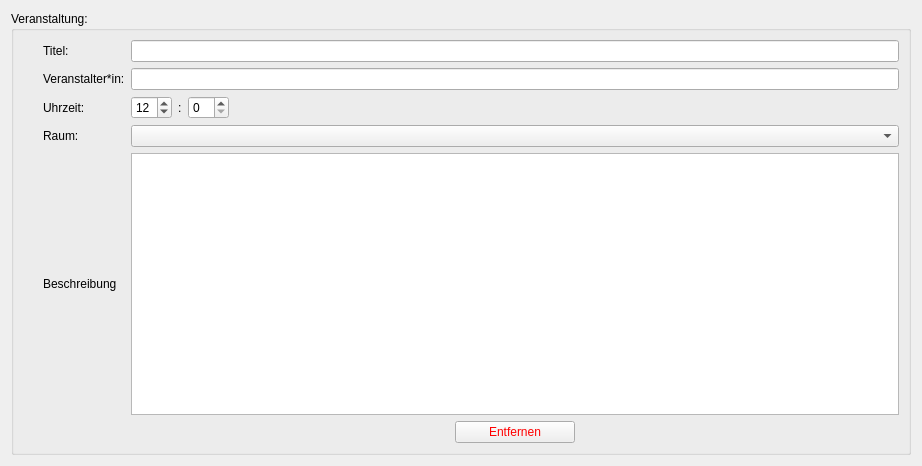
<?xml version="1.0" encoding="UTF-8"?>
<ui version="4.0">
 <class>Form</class>
 <widget class="QWidget" name="Form">
  <property name="geometry">
   <rect>
    <x>0</x>
    <y>0</y>
    <width>922</width>
    <height>466</height>
   </rect>
  </property>
  <property name="sizePolicy">
   <sizepolicy hsizetype="Minimum" vsizetype="Preferred">
    <horstretch>0</horstretch>
    <verstretch>0</verstretch>
   </sizepolicy>
  </property>
  <property name="windowTitle">
   <string>Form</string>
  </property>
  <layout class="QGridLayout" name="gridLayout">
   <item row="0" column="0">
    <widget class="QGroupBox" name="gb_root">
     <property name="title">
      <string>Veranstaltung:</string>
     </property>
     <layout class="QGridLayout" name="gridLayout_2">
      <item row="0" column="2">
       <widget class="QLineEdit" name="le_title"/>
      </item>
      <item row="1" column="2">
       <widget class="QLineEdit" name="le_host"/>
      </item>
      <item row="3" column="2">
       <widget class="AdvancedQComboBox" name="cb_location">
        <property name="focusPolicy">
         <enum>Qt::FocusPolicy::StrongFocus</enum>
        </property>
        <property name="editable">
         <bool>false</bool>
        </property>
       </widget>
      </item>
      <item row="4" column="2">
       <widget class="QTextEdit" name="te_description">
        <property name="minimumSize">
         <size>
          <width>0</width>
          <height>200</height>
         </size>
        </property>
       </widget>
      </item>
      <item row="5" column="2">
       <layout class="QHBoxLayout" name="horizontalLayout_2">
        <item>
         <widget class="QPushButton" name="btn_remove">
          <property name="enabled">
           <bool>true</bool>
          </property>
          <property name="sizePolicy">
           <sizepolicy hsizetype="Preferred" vsizetype="Fixed">
            <horstretch>1</horstretch>
            <verstretch>0</verstretch>
           </sizepolicy>
          </property>
          <property name="maximumSize">
           <size>
            <width>120</width>
            <height>16777215</height>
           </size>
          </property>
          <property name="font">
           <font>
            <bold>false</bold>
            <kerning>true</kerning>
           </font>
          </property>
          <property name="styleSheet">
           <string notr="true">color: rgb(255, 0, 0);</string>
          </property>
          <property name="text">
           <string>Entfernen</string>
          </property>
         </widget>
        </item>
       </layout>
      </item>
      <item row="0" column="0">
       <layout class="QHBoxLayout" name="horizontalLayout_3">
        <item>
         <spacer name="horizontalSpacer">
          <property name="orientation">
           <enum>Qt::Orientation::Horizontal</enum>
          </property>
          <property name="sizeType">
           <enum>QSizePolicy::Policy::Preferred</enum>
          </property>
          <property name="sizeHint" stdset="0">
           <size>
            <width>20</width>
            <height>20</height>
           </size>
          </property>
         </spacer>
        </item>
        <item>
         <widget class="QLabel" name="label">
          <property name="text">
           <string>Titel:</string>
          </property>
         </widget>
        </item>
       </layout>
      </item>
      <item row="1" column="0">
       <layout class="QHBoxLayout" name="horizontalLayout_4">
        <item>
         <spacer name="horizontalSpacer_3">
          <property name="orientation">
           <enum>Qt::Orientation::Horizontal</enum>
          </property>
          <property name="sizeType">
           <enum>QSizePolicy::Policy::Preferred</enum>
          </property>
          <property name="sizeHint" stdset="0">
           <size>
            <width>20</width>
            <height>20</height>
           </size>
          </property>
         </spacer>
        </item>
        <item>
         <widget class="QLabel" name="label_3">
          <property name="text">
           <string>Veranstalter*in:</string>
          </property>
         </widget>
        </item>
       </layout>
      </item>
      <item row="2" column="0">
       <layout class="QHBoxLayout" name="horizontalLayout_5">
        <item>
         <spacer name="horizontalSpacer_4">
          <property name="orientation">
           <enum>Qt::Orientation::Horizontal</enum>
          </property>
          <property name="sizeType">
           <enum>QSizePolicy::Policy::Preferred</enum>
          </property>
          <property name="sizeHint" stdset="0">
           <size>
            <width>20</width>
            <height>20</height>
           </size>
          </property>
         </spacer>
        </item>
        <item>
         <widget class="QLabel" name="label_4">
          <property name="text">
           <string>Uhrzeit:</string>
          </property>
         </widget>
        </item>
       </layout>
      </item>
      <item row="3" column="0">
       <layout class="QHBoxLayout" name="horizontalLayout_6">
        <item>
         <spacer name="horizontalSpacer_5">
          <property name="orientation">
           <enum>Qt::Orientation::Horizontal</enum>
          </property>
          <property name="sizeType">
           <enum>QSizePolicy::Policy::Preferred</enum>
          </property>
          <property name="sizeHint" stdset="0">
           <size>
            <width>20</width>
            <height>20</height>
           </size>
          </property>
         </spacer>
        </item>
        <item>
         <widget class="QLabel" name="label_5">
          <property name="text">
           <string>Raum:</string>
          </property>
         </widget>
        </item>
       </layout>
      </item>
      <item row="4" column="0">
       <layout class="QHBoxLayout" name="horizontalLayout_7">
        <item>
         <spacer name="horizontalSpacer_2">
          <property name="orientation">
           <enum>Qt::Orientation::Horizontal</enum>
          </property>
          <property name="sizeType">
           <enum>QSizePolicy::Policy::Preferred</enum>
          </property>
          <property name="sizeHint" stdset="0">
           <size>
            <width>20</width>
            <height>20</height>
           </size>
          </property>
         </spacer>
        </item>
        <item>
         <layout class="QVBoxLayout" name="verticalLayout_2"/>
        </item>
        <item>
         <widget class="QLabel" name="label_2">
          <property name="text">
           <string>Beschreibung</string>
          </property>
         </widget>
        </item>
       </layout>
      </item>
      <item row="2" column="2">
       <layout class="QHBoxLayout" name="horizontalLayout">
        <item>
         <widget class="NoScrollSpinBox" name="sb_hh">
          <property name="focusPolicy">
           <enum>Qt::FocusPolicy::StrongFocus</enum>
          </property>
          <property name="maximum">
           <number>23</number>
          </property>
          <property name="value">
           <number>12</number>
          </property>
         </widget>
        </item>
        <item>
         <widget class="QLabel" name="label_6">
          <property name="sizePolicy">
           <sizepolicy hsizetype="Maximum" vsizetype="Preferred">
            <horstretch>0</horstretch>
            <verstretch>0</verstretch>
           </sizepolicy>
          </property>
          <property name="text">
           <string>:</string>
          </property>
         </widget>
        </item>
        <item>
         <widget class="NoScrollSpinBox" name="sb_mm">
          <property name="focusPolicy">
           <enum>Qt::FocusPolicy::StrongFocus</enum>
          </property>
          <property name="maximum">
           <number>59</number>
          </property>
          <property name="singleStep">
           <number>5</number>
          </property>
         </widget>
        </item>
        <item>
         <widget class="QLabel" name="lbl_time">
          <property name="text">
           <string/>
          </property>
         </widget>
        </item>
        <item>
         <spacer name="horizontalSpacer_6">
          <property name="orientation">
           <enum>Qt::Orientation::Horizontal</enum>
          </property>
          <property name="sizeHint" stdset="0">
           <size>
            <width>40</width>
            <height>20</height>
           </size>
          </property>
         </spacer>
        </item>
       </layout>
      </item>
     </layout>
    </widget>
   </item>
  </layout>
 </widget>
 <customwidgets>
  <customwidget>
   <class>AdvancedQComboBox</class>
   <extends>QComboBox</extends>
   <header>src.frontend.advancedqcombobox.h</header>
  </customwidget>
  <customwidget>
   <class>NoScrollSpinBox</class>
   <extends>QSpinBox</extends>
   <header>src.frontend.noscrollspinbox.h</header>
  </customwidget>
 </customwidgets>
 <resources/>
 <connections/>
</ui>
